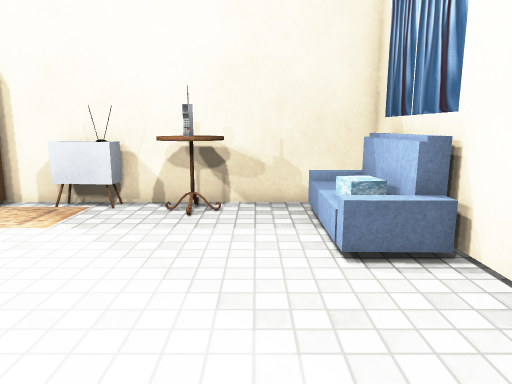
[1] (above)

16 first-person views from a walk through a scene from a Unity 3-D project. The camera is 1.3 m above the floor, tilts 10° down and sees 70° across. The floor is counted in squares, 0.5 m on a side. Each view is taken from the middle of a square. On the plan, view 1 faces up. The plan holds only what a view shows up to about 20 squares ahead; the rest is blank. Some surface patterns are stand-ins.

[2]
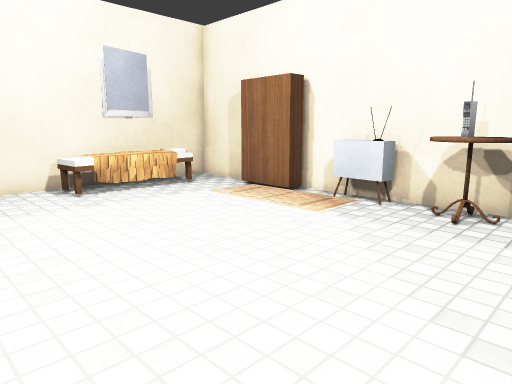

[3]
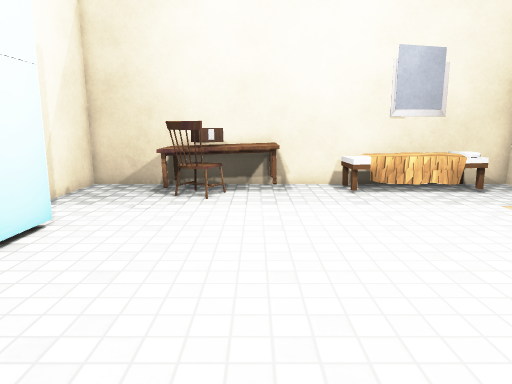

[4]
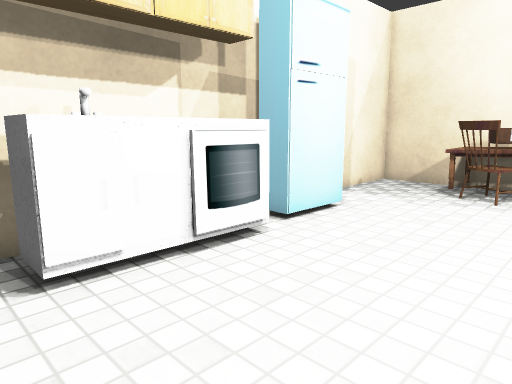

[5]
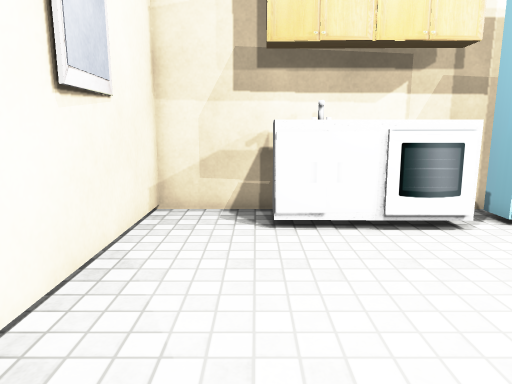

[6]
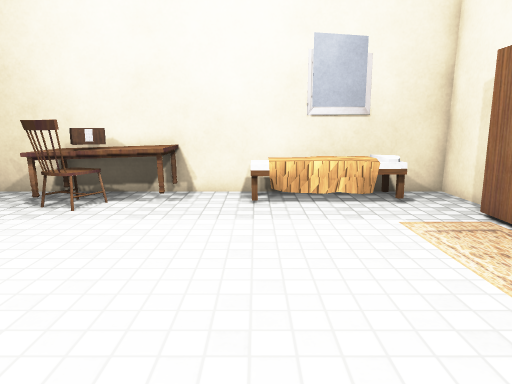

[7]
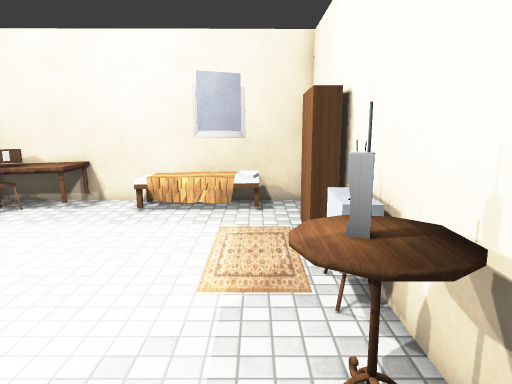

[8]
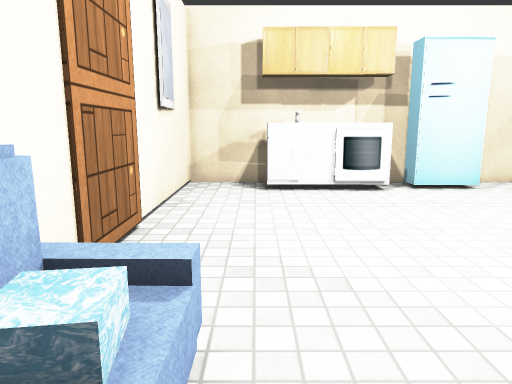

[9]
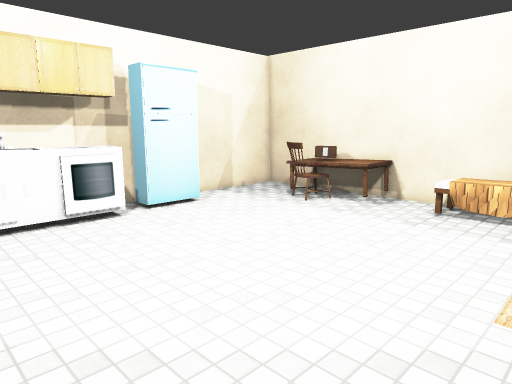

[10]
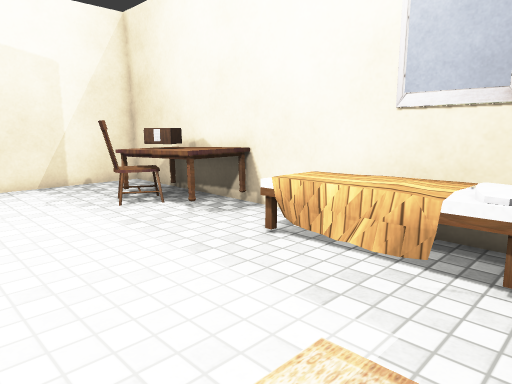

[11]
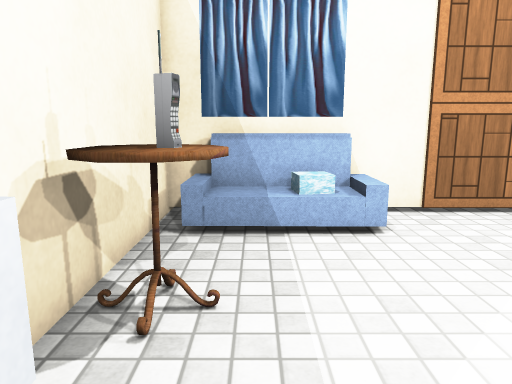

[12]
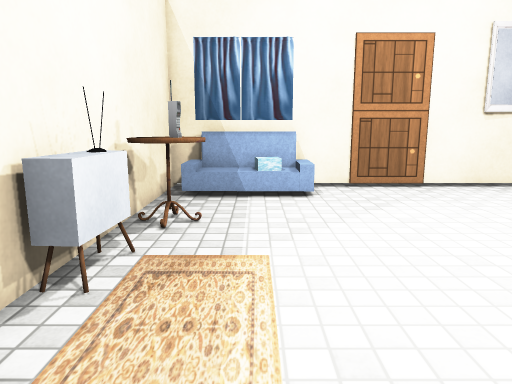

[13]
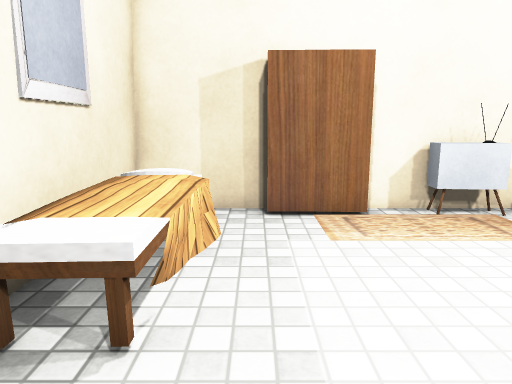

[14]
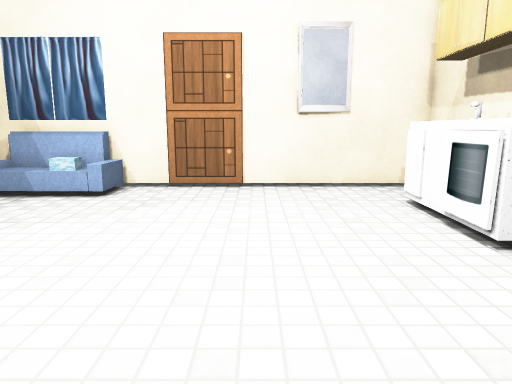

[15]
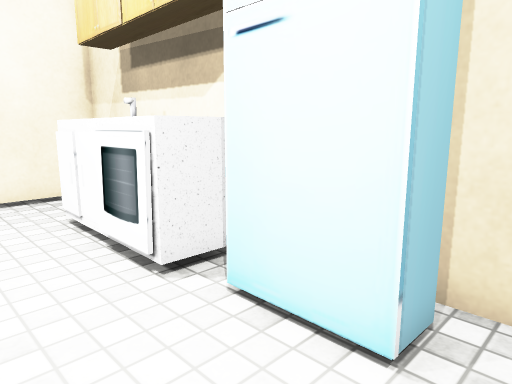

[16]
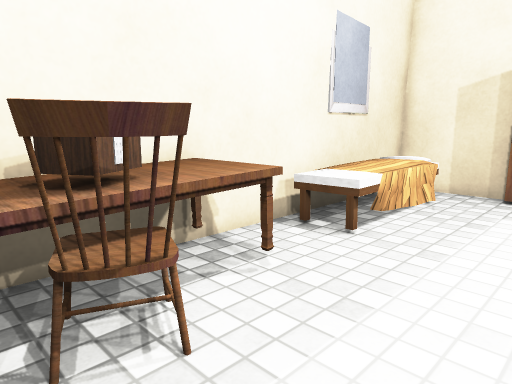

### Floor plan
Key: @ floor where view 1 was taken; # wall or solid block; . main floor; : floor 0.5 m higher than the main floor; / step, stairs or slope; v drop or lower ground; T TV; A table; R rug; P phone; S sofa; C curtain; H thing the floor can be seen under or through; I chair; O other object.
Columns run from 16 left of view 1 to 5 right of it. Each row starts with its distance up from view 1.
 13 ##### ##############v
 12 #...OOOO.TTT AAA..  v
 11 #......R...R.APA..:SC
 10 #OOO...  . ...A...:SS
  9 #OOO............../SC
  8 #OOO............../SC
  7 #OOO............../SH.
  6 #OOO................H.
  5 #OOO................H.
  4 #...................H.
  3 #...................H.
  2 #AAA................H.
  1 #AAA................H.
  0 #AAA............@...H.
 -1 #AAII...............H.
 -2 #AAII...............H.
 -3 #A A................H.
 -4 #.......O..OOOOOO...H.
 -5 #......OOOOOOOOOOO..H.
 -6 ########  O.OOOOO  .#.
 -7       ###############

Where each view was taken, in squares from view 1:
view 1: 0 up, 0 right, facing up
view 2: 0 up, 1 right, facing up-left
view 3: 1 up, 1 right, facing left
view 4: 2 up, 2 right, facing down-left
view 5: 5 up, 1 right, facing down
view 6: 5 up, 1 left, facing left
view 7: 10 up, 2 right, facing left
view 8: 11 up, 1 right, facing down
view 9: 10 up, 2 right, facing down-left
view 10: 11 up, 7 left, facing down-left
view 11: 10 up, 7 left, facing right
view 12: 9 up, 12 left, facing right
view 13: 1 up, 12 left, facing up
view 14: 1 up, 12 left, facing right
view 15: 1 down, 10 left, facing down-right
view 16: 3 down, 9 left, facing up-left
